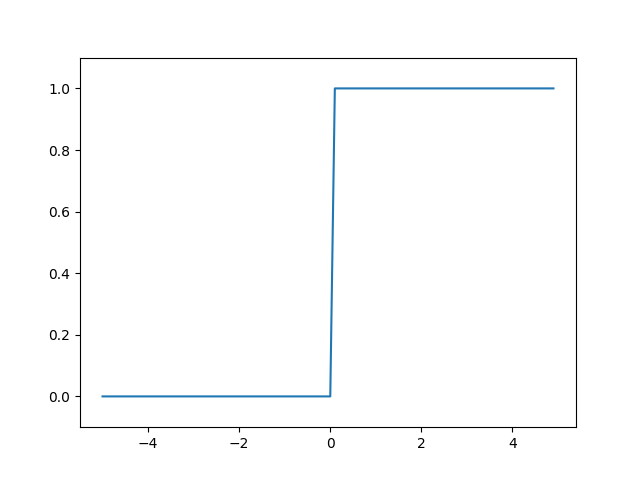

Python code for this plot:
import numpy as np
import matplotlib.pylab as plt

def step_function(x):
    return np.array(x > 0, dtype=np.int)

x = np.arange(-5.0, 5.0, 0.1)
y = step_function(x)
plt.plot(x, y)
plt.ylim(-0.1, 1.1)
plt.show()
